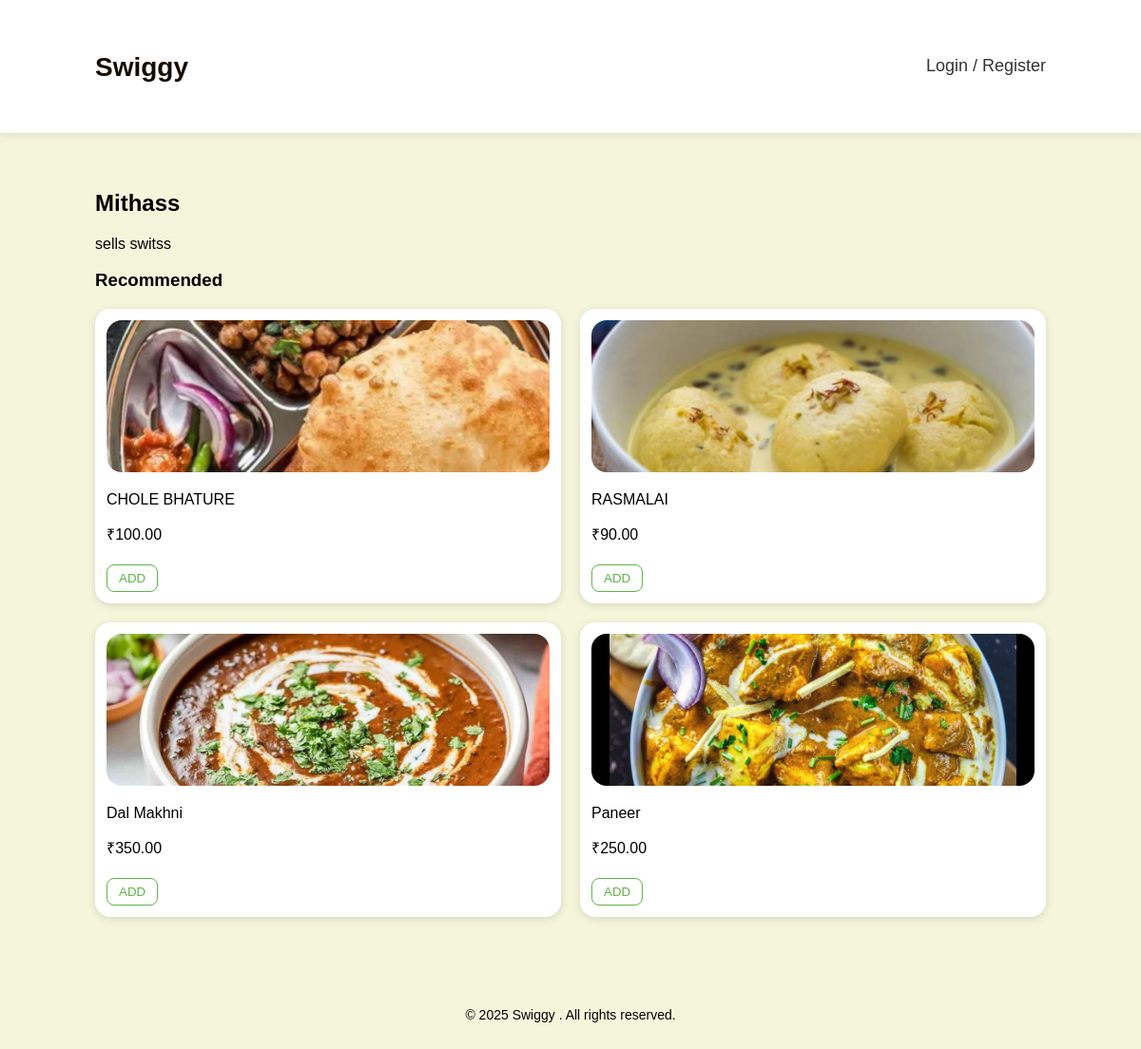
Page /restaurant/1/ on the committed database.
### core/models.py (models this page shows, shortened)
class Restaurant(models.Model):
    name = models.CharField(max_length=200)
    description = models.TextField(blank=True)
    address = models.CharField(max_length=300)
    opening_time = models.TimeField(null=True, blank=True)
    closing_time = models.TimeField(null=True, blank=True)
    image = models.ImageField(upload_to='restaurants/', blank=True, null=True)
    is_active = models.BooleanField(default=True)

class MenuItem(models.Model):
    restaurant = models.ForeignKey(Restaurant, related_name='items', on_delete=models.CASCADE)
    name = models.CharField(max_length=200)
    description = models.TextField(blank=True)
    price = models.DecimalField(max_digits=8, decimal_places=2)
    is_veg = models.BooleanField(default=False)
    image = models.ImageField(upload_to='menu_items/', blank=True, null=True)
    available = models.BooleanField(default=True)

### core/views.py (the view)
# urls.py: path('restaurant/<int:pk>/', views.restaurant_detail, name='restaurant_detail'),
def restaurant_detail(request, pk):
    restaurant = get_object_or_404(Restaurant, pk=pk)
    items = restaurant.items.filter(available=True)
    return render(request, 'core/restaurant_detail.html', {'restaurant': restaurant, 'items': items})

### core/templates/core/restaurant_detail.html (shortened to what this page needs)
{% extends 'core/base.html' %}
{% load static %}
{% block content %}
<h2>{{ restaurant.name }}</h2>
<p>{{ restaurant.description }}</p>
<h3>Recommended</h3>
<div class="menu-grid">
    {% for item in items %}
        <div class="menu-card">
            {% if item.image %}
                <img src="{{ item.image.url }}" class="menu-image">
            {% else %}
                <img src="{% static 'core/no-image.jpg' %}" class="menu-image">
            {% endif %}
            <p class="menu-title">{{ item.name }}</p>
            <p class="menu-price">₹{{ item.price }}</p>
            <form action="{% url 'core:add_to_cart' item.id %}" method="post">
                <button type="submit" class="add-btn">ADD</button>
            </form>
        </div>
    {% endfor %}
</div>
{% endblock %}

### core/static/core/style.css (style rules this page uses)
body { font-family: Arial, sans-serif; margin:0; background: #F5F5DC; }

### core/templates/core/restaurant_detail.html (style rules this page uses)
.menu-grid { display: grid; grid-template-columns: repeat(2, 1fr); gap: 20px; }
.menu-card { background: #fff; border-radius: 16px; padding: 12px; box-shadow: 0 2px 8px rgba(0,0,0,0.12); transition: .2s ease; }
.menu-image { width: 100%; height: 160px; border-radius: 16px; object-fit: cover; }
.add-btn { margin-top: 5px; padding: 6px 12px; border: 1px solid #60b246; color: #60b246; border-radius: 8px; background: #fff; cursor: pointer; }

### rows in the picture
Restaurant: name "Mithass", description "sells switss"
MenuItem: image (picture), name "CHOLE BHATURE", price "100.00"
MenuItem: image (picture), name "RASMALAI", price "90.00"
MenuItem: image (picture), name "Dal Makhni", price "350.00"
MenuItem: image (picture), name "Paneer", price "250.00"
